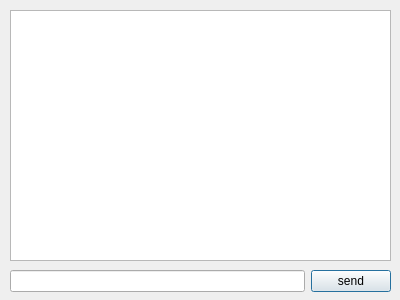
<?xml version="1.0" encoding="UTF-8"?>
<ui version="4.0">
 <class>ChatWindow</class>
 <widget class="QDialog" name="ChatWindow">
  <property name="geometry">
   <rect>
    <x>0</x>
    <y>0</y>
    <width>400</width>
    <height>300</height>
   </rect>
  </property>
  <property name="windowTitle">
   <string>Dialog</string>
  </property>
  <widget class="QWidget" name="layoutWidget">
   <property name="geometry">
    <rect>
     <x>10</x>
     <y>261</y>
     <width>381</width>
     <height>41</height>
    </rect>
   </property>
   <layout class="QHBoxLayout" name="horizontalLayout">
    <item>
     <widget class="QLineEdit" name="MessageInput"/>
    </item>
    <item>
     <widget class="QPushButton" name="sendMessageButton">
      <property name="text">
       <string>send</string>
      </property>
     </widget>
    </item>
   </layout>
  </widget>
  <widget class="QListWidget" name="chatListWidget">
   <property name="geometry">
    <rect>
     <x>10</x>
     <y>10</y>
     <width>381</width>
     <height>251</height>
    </rect>
   </property>
  </widget>
 </widget>
 <resources/>
 <connections/>
</ui>
